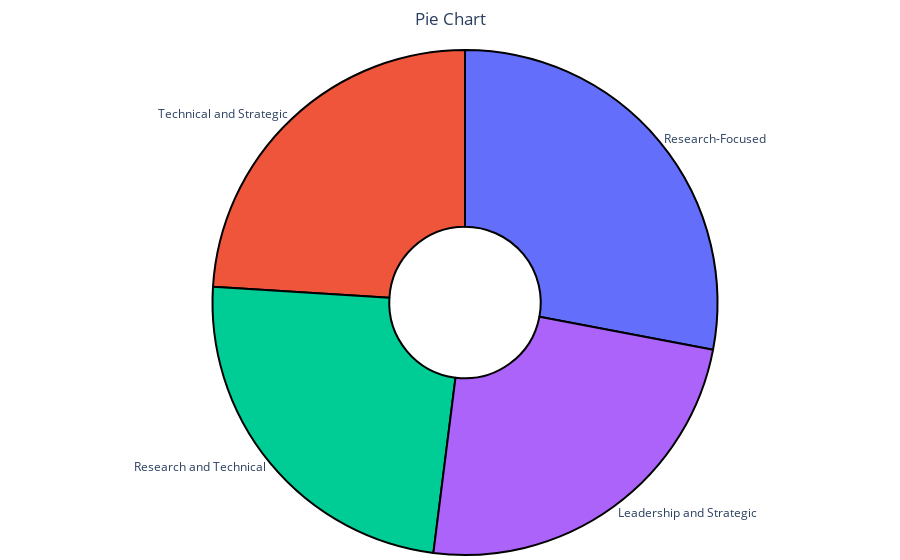

Notebook code for this chart:
### Code cell
print(f'We therefore grouped them based on similarity in responsibilities, identifying {df['role_focus'].nunique()} main groups {df['role_focus'].unique()}')
plot_pie_chart(df, 'role_focus')

### Figure 1 — Plotly figure (JSON) as saved in the notebook; plotly's stock layout.template omitted (floating-point values rounded to 4 significant figures)
{"data": [{"domain": {"x": [0, 1], "y": [0, 1]}, "hole": 0.3, "hovertemplate": "role_focus=%{label}<br>count=%{value}<extra></extra>", "labels": ["Research-Focused", "Technical and Strategic", "Research and Technical", "Leadership and Strategic"], "legendgroup": "", "marker": {"line": {"color": "#000000", "width": 2}}, "name": "", "pull": [0, 0, 0, 0], "showlegend": false, "textfont": {"size": 12}, "textinfo": "label", "textposition": "outside", "type": "pie", "values": [14, 12, 12, 12]}], "layout": {"legend": {"tracegroupgap": 0}, "margin": {"b": 0, "l": 0, "r": 0, "t": 50}, "title": {"text": "Pie Chart", "x": 0.5}}}
